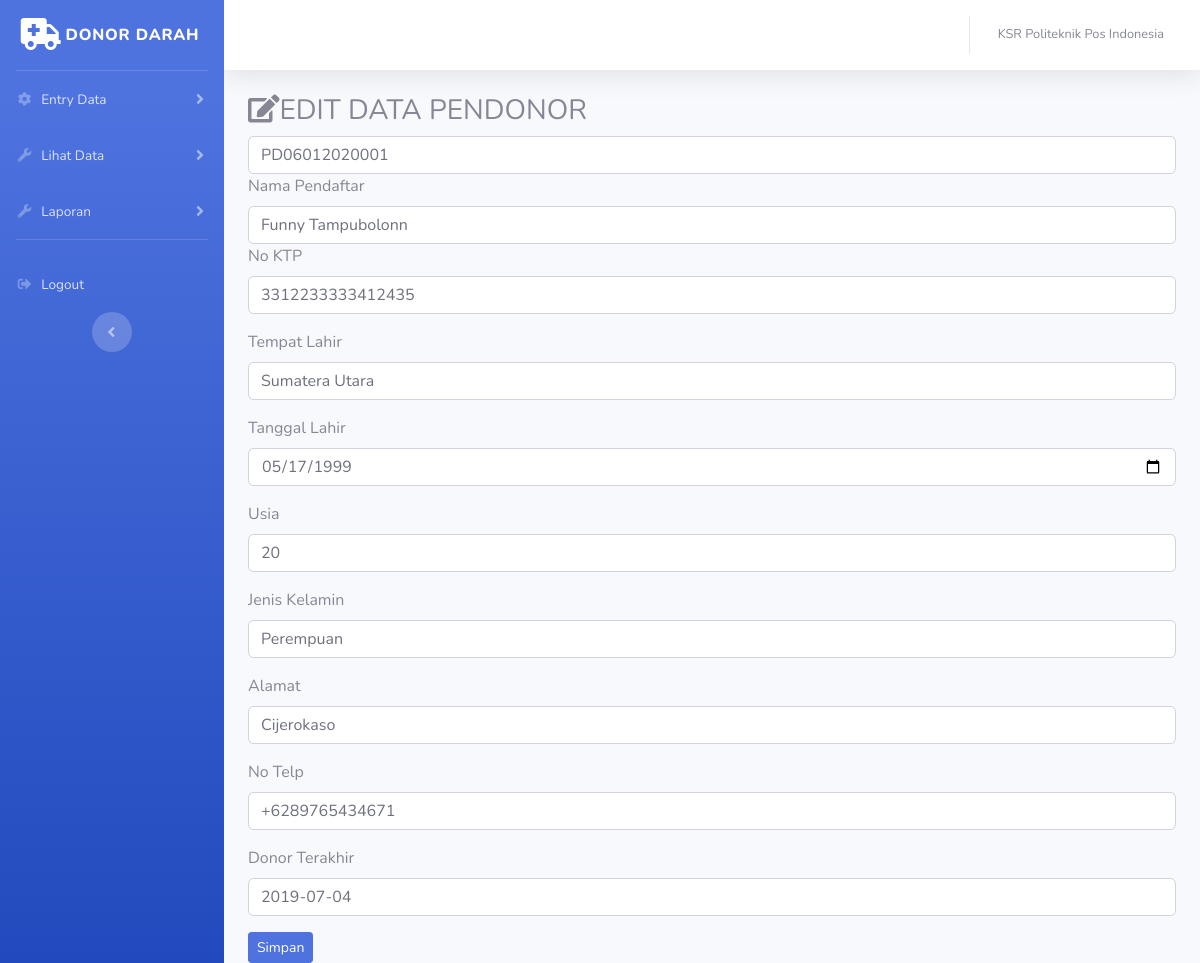
/index.php/admin/data_pendaftar/edit/PD06012020001, run on the app's committed database.
### tables this page shows
CREATE TABLE `daftar_donor` (
  `no_daftar` varchar(20) NOT NULL,
  `nama_kgt` varchar(100) NOT NULL,
  `nama` varchar(255) NOT NULL,
  `no_ktp` bigint(16) NOT NULL,
  `tempatlahir` varchar(255) NOT NULL,
  `tanggallahir` date NOT NULL,
  `usia` int(10) NOT NULL,
  `jenis_kelamin` varchar(20) NOT NULL,
  `alamat` text NOT NULL,
  `no_telp` varchar(14) NOT NULL,
  `donor_terakhir` date NOT NULL
);

### application/controllers/admin/data_pendaftar.php (called while the page is built, shortened)
<?php
class Data_pendaftar extends CI_Controller{
	public function __construct(){
		$this->load->model('model_daftar');
	}
	public function edit($no_daftar)
	{
		$where = array('no_daftar' =>$no_daftar);
		$data['daftar_donor'] = $this->model_daftar->edit_daftar($where, 'daftar_donor')->result();
		$this->load->view('templates_admin/header');
		$this->load->view('templates_admin/sidebar');
		$this->load->view('admin/edit_pendaftar', $data);
		$this->load->view('templates_admin/footer');
	}
}

### index.php (called while the page is built, shortened)
<?php
require_once BASEPATH.'core/CodeIgniter.php';

### application/models/model_daftar.php (called while the page is built, shortened)
<?php
class Model_daftar extends CI_Model{
	public function edit_daftar($where,$table){
		return $this->db->get_where($table,$where);
	}
}
?>

### application/views/admin/edit_pendaftar.php (the view)
<div class="container-fluid">
  <h3><i class="fas fa-edit"></i>EDIT DATA PENDONOR</h3>
  <?php foreach ($daftar_donor  as $dd) : ?>
    <form method="post" action="<?php echo base_url(). 'admin/data_pendaftar/update' ?>">
      <?php echo form_open_multipart('admin/data_pendaftar/update');  ?>
      <div class="for-group">
          <input type="text" name="no_daftar" class="form-control" value="<?php echo $dd->no_daftar ?>">
      </div>
      <div class="for-group">
        <label>Nama Pendaftar</label>
        <input type="text" name="nama" class="form-control" value="<?php echo $dd->nama ?>">
      </div>
      <div class="form-group">
            <label>No KTP</label>
            <input type="text" name="no_ktp" class="form-control" value="<?php echo $dd->no_ktp ?>">
          </div>
          <div class="form-group">
            <label>Tempat Lahir</label>
            <input type="text" name="tempatlahir" class="form-control" value="<?php echo $dd->tempatlahir ?>">
          </div>
          <div class="form-group">
            <label>Tanggal Lahir</label>
            <input type="date" name="tanggallahir" class="form-control" value="<?php echo $dd->tanggallahir ?>">
          </div>
          <div class="form-group">
            <label>Usia</label>
            <input type="text" name="usia" class="form-control" value="<?php echo $dd->usia ?>">
          </div>
          <div class="form-group">
            <label>Jenis Kelamin</label>
            <input type="text" name="jenis_kelamin" class="form-control" value="<?php echo $dd->jenis_kelamin ?>">
          </div>
          <div class="form-group">
            <label>Alamat</label>
            <input type="text" name="alamat" class="form-control" value="<?php echo $dd->alamat ?>">
          </div>
          <div class="form-group">
            <label>No Telp</label>
            <input type="text" name="no_telp" class="form-control" value="<?php echo $dd->no_telp ?>">
          </div>
          <div class="form-group">
            <label>Donor Terakhir</label>
            <input type="text" name="donor_terakhir" class="form-control" value="<?php echo $dd->donor_terakhir ?>">
          </div>
          <button type="submit" class="btn btn-primary btn-sm">Simpan</button>
    </form>
  <?php endforeach; ?>
</div>

### data on the page
daftar_donor: no_daftar "PD06012020001", nama "Funny Tampubolonn", no_ktp "3312233333412435", tempatlahir "Sumatera Utara", tanggallahir "05/17/1999", usia "20", jenis_kelamin "Perempuan", alamat "Cijerokaso", no_telp "+6289765434671", donor_terakhir "2019-07-04"
